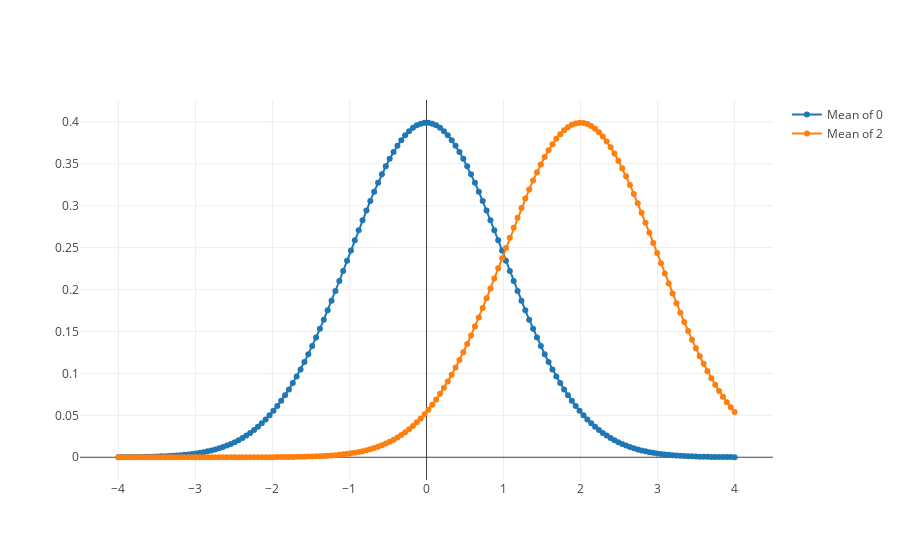

Notebook code for this chart:
### Markdown cell above
$$H_0: \hat{p}_{red} - \hat{p}_{blue} = 0$$
$$H_1: \hat{p}_{red} - \hat{p}_{blue} \neq 0$$

Вычислить: $$p(\hat{p}_{red} - \hat{p}_{blue} | H_0)$$

Выберем уровень значимости 5% (похоже, что так сложилось исторически).

Это означает, что мы отвергнем нулевую гипотезу при $$p(\hat{p}_{red} - \hat{p}_{blue} | H_0) < 0.05 = \alpha$$

Наша цель понять, то, что распределения не совпали это случайность? Или то, что они не совпали не может быть случайностью (случайный исход маловероятен)

Чтобы оценить два распределения, нужно знать стандартное отклонение - вторая характеристика нормального распределения. Нам она неизвестна. Поэтому пользуемся объединенным стандартным отклонением.


$x_{red}, x_{blue}$ - количество пользователей, сделавших клик в каждой группе

$n_{red}, n_{blue}$ - общее количество пользователей

Объединенная вероятность клика:
$$\hat{p}_{pool} = \frac{x_{red}+ x_{blue}}{n_{red}+ n_{blue}}$$

Объединенное стандартное отклонение:
$$ SE_{pool} = \sqrt{\hat{p}_{pool}\cdot(1-\hat{p}_{pool})\cdot(\frac{1}{n_{red}} + \frac{1}{n_{blue}})}$$

Разность для гипотезы:

$$\hat{d}=\hat{p}_{red} - \hat{p}_{blue}$$

Гипотеза:
$H_0: d = 0, \hat{d} \sim \mathcal{N}(0, SE_{pool})$

Отклоним нулевую гипотезу если:

$$\hat{d} > 1.96 \cdot SE_{pool}$$

или

$$\hat{d} < - 1.96 \cdot SE_{pool}$$

### Code cell
import plotly.plotly as py
import plotly.graph_objs as go
from plotly.figure_factory import create_table
import plotly.offline as offline

offline.init_notebook_mode()

import numpy as np
import pandas as pd
import scipy


data1 = np.random.normal(0, 1, size=50)
data2 = np.random.normal(2, 1, size=50)


x = np.linspace(-4, 4, 160)
y1 = scipy.stats.norm.pdf(x)
y2 = scipy.stats.norm.pdf(x, loc=2)

trace1 = go.Scatter(
    x = x,
    y = y1,
    mode = 'lines+markers',
    name='Mean of 0'
)

trace2 = go.Scatter(
    x = x,
    y = y2,
    mode = 'lines+markers',
    name='Mean of 2'
)

data = [trace1, trace2]

offline.iplot(data, filename='normal-dists-plot')

### Figure 1 — Plotly figure (JSON) as saved in the notebook; plotly's stock layout.template omitted (floating-point values rounded to 4 significant figures; data arrays with more than 128 entries replaced by an {"elided": "..."} marker saying what was removed)
{"data": [{"mode": "lines+markers", "name": "Mean of 0", "type": "scatter", "uid": "abe4e771-c68d-42e0-b98a-878339d69fc8", "x": {"elided": "160 float values"}, "y": {"elided": "160 float values"}}, {"mode": "lines+markers", "name": "Mean of 2", "type": "scatter", "uid": "35fa8aed-8ab9-48d5-9fb6-f9a7ca486699", "x": {"elided": "160 float values"}, "y": {"elided": "160 float values"}}], "layout": {}}
